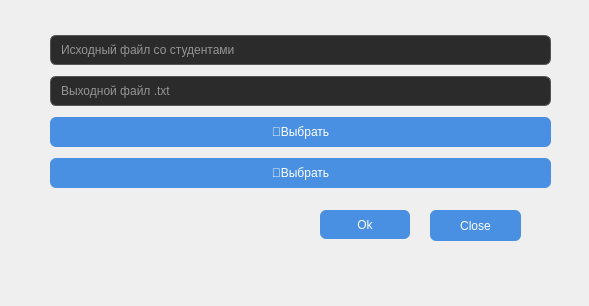
<?xml version="1.0" encoding="UTF-8"?>
<ui version="4.0">
 <class>SortStudentDialog</class>
 <widget class="QDialog" name="SortStudentDialog">
  <property name="geometry">
   <rect>
    <x>0</x>
    <y>0</y>
    <width>589</width>
    <height>306</height>
   </rect>
  </property>
  <property name="windowTitle">
   <string>Dialog</string>
  </property>
  <property name="styleSheet">
   <string notr="true">
/* === QLineEdit поля === */
QLineEdit {
    background-color: #ffffff;
    border: 1px solid #cccccc;
    border-radius: 6px;
    padding: 6px 8px;
    selection-background-color: #a8d0ff;
}

/* === QTextEdit === */
QTextEdit {
    background-color: #ffffff;
    border: 1px solid #cccccc;
    border-radius: 6px;
    padding: 6px;
    selection-background-color: #a8d0ff;
}

/* === QPushButton === */
QPushButton {
    background-color: #4a90e2;
    color: white;
    border: none;
    border-radius: 6px;
    padding: 8px 16px;
}

QPushButton:hover {
    background-color: #357abd;
}

QPushButton:pressed {
    background-color: #2a5d9f;
}

/* === QDialogButtonBox кнопки === */
QDialogButtonBox QPushButton {
    min-width: 80px;
}

/* === QLabels === */
QLabel {
    font-weight: 500;
}

/* === QLineEdit поля (тёмная тема) === */
QLineEdit {
    background-color: #2b2b2b;    /* тёмный фон */
    color: #ffffff;               /* белый текст */
    border: 1px solid #555555;    /* тёмная граница */
    border-radius: 6px;
    padding: 6px 8px;
    selection-background-color: #4a90e2; /* цвет выделения */
    selection-color: #ffffff;             /* цвет текста при выделении */
}

/* === Эффект при фокусе === */
QLineEdit:focus {
    border: 2px solid #4a90e2;
    outline: none;
}</string>
  </property>
  <widget class="QWidget" name="verticalLayoutWidget">
   <property name="geometry">
    <rect>
     <x>50</x>
     <y>30</y>
     <width>501</width>
     <height>167</height>
    </rect>
   </property>
   <layout class="QVBoxLayout" name="verticalLayout">
    <item>
     <widget class="QLineEdit" name="lineEditInput">
      <property name="placeholderText">
       <string>Исходный файл со студентами</string>
      </property>
     </widget>
    </item>
    <item>
     <widget class="QLineEdit" name="lineEditSave">
      <property name="placeholderText">
       <string>Выходной файл .txt</string>
      </property>
     </widget>
    </item>
    <item>
     <widget class="QPushButton" name="btnBrowseInput">
      <property name="text">
       <string>📂Выбрать</string>
      </property>
     </widget>
    </item>
    <item>
     <widget class="QPushButton" name="btnBrowseSave">
      <property name="text">
       <string>📂Выбрать</string>
      </property>
     </widget>
    </item>
   </layout>
  </widget>
  <widget class="QPushButton" name="btnOk">
   <property name="geometry">
    <rect>
     <x>320</x>
     <y>210</y>
     <width>90</width>
     <height>29</height>
    </rect>
   </property>
   <property name="text">
    <string>Ok</string>
   </property>
  </widget>
  <widget class="QPushButton" name="btnClose">
   <property name="geometry">
    <rect>
     <x>430</x>
     <y>210</y>
     <width>91</width>
     <height>31</height>
    </rect>
   </property>
   <property name="text">
    <string>Close</string>
   </property>
  </widget>
 </widget>
 <resources/>
 <connections/>
</ui>
